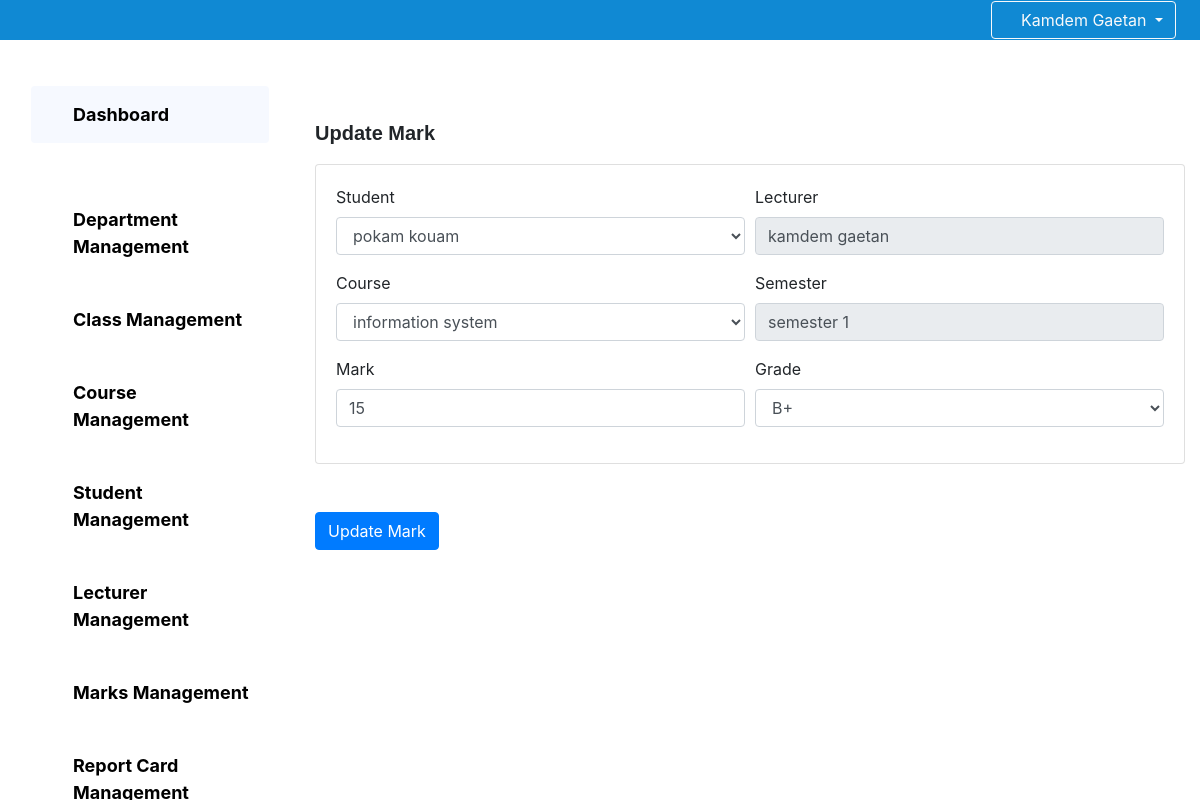
Before: /administration/marks/update/1/ (signed in) with the older database file.
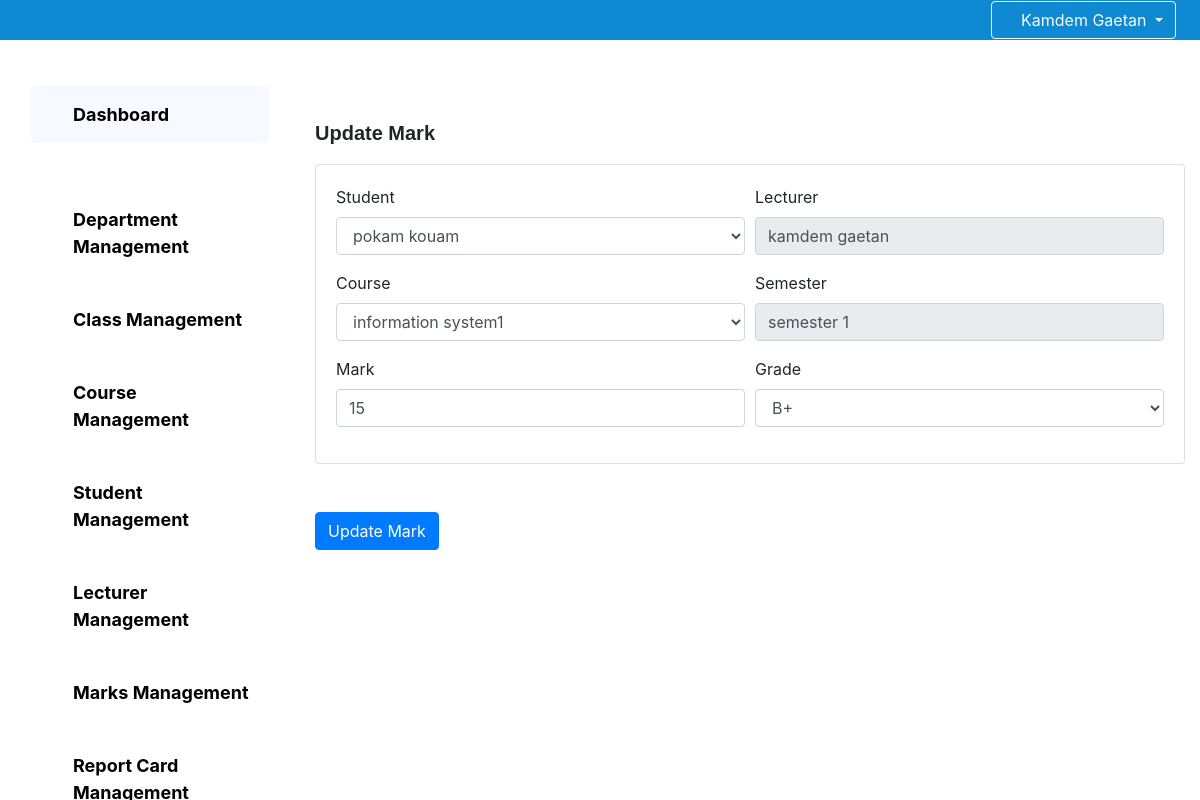
After: the same page with the newer database file.
### core/models.py (models this page shows, shortened)
class Mark(models.Model):
    Grade_A1="A+"
    Grade_A2="A"
    Grade_A3="A-"
    Grade_B1="B+"
    Grade_B2="B"
    Grade_B3="B-"
    Grade_C1="C+"
    Grade_C2="C"
    Grade_C3="C-"
    Grade_D="D"
    Grade_E="E"
    Grade_F="F"
    Grade=(
        (Grade_A1,"A+"),(Grade_A2,"A"),(Grade_A3,"A-"),
        (Grade_B1,"B+"),(Grade_B2,"B"),(Grade_B3,"B-"),
        (Grade_C1,"C+"),(Grade_C2,"C"),(Grade_C3,"C-"),
        (Grade_D,"D"),(Grade_E,"E"),(Grade_F,"F"),
    )
    creator=models.ForeignKey(Administrator,on_delete=models.CASCADE,null=True)
    student=models.ForeignKey(Student,on_delete=models.CASCADE)
    lecturer=models.ForeignKey(Lecturer,on_delete=models.CASCADE)
    course=models.ForeignKey(Course,on_delete=models.CASCADE)
    mark=models.IntegerField()
    grade=models.CharField(max_length=10,choices=Grade,default=Grade_A1)
    semester=models.CharField(max_length=25)
    creationdate=models.DateField(default=timezone.now)

class Course(models.Model):
    SEMESTER_1='semester 1'
    SEMESTER_2='semester 2'
    SEMESTER_3='semester 3'
    SEMESTER_4='semester 4'
    SEMESTER_5='semester 5'
    SEMESTER_6='semester 6'
    SEMESTER_7='semester 7'
    SEMESTER_8='semester 8'
    SEMESTER_9='semester 9'
    SEMESTER_10='semester 10'
    SEMESTER_11='semester 11'
    SEMESTER_12='semester 12'
    SEMESTER_13='semester 13'
    SEMESTER_14='semester 14'
    SEMESTER=(
        (SEMESTER_1,'semester 1'),(SEMESTER_2,'semester 2'),(SEMESTER_3,'semester 3'),(SEMESTER_4,'semester 4'),
        (SEMESTER_5,'semester 5'),(SEMESTER_6,'semester 6'),(SEMESTER_7,'semester 7'),(SEMESTER_8,'semester 8'),
        (SEMESTER_9,'semester 9'),(SEMESTER_10,'semester 10'),(SEMESTER_11,'semester 11'),(SEMESTER_12,'semester 12'),
        (SEMESTER_13,'semester 13'),(SEMESTER_14,'semester 14')
    )
    creator=models.ForeignKey(Administrator,on_delete=models.CASCADE)
    lecturer=models.ForeignKey(Lecturer,on_delete=models.CASCADE)
    classe=models.ForeignKey(Classe,on_delete=models.CASCADE)
    coursecode=models.CharField(max_length=10)
    coursetitle=models.CharField(max_length=255)
    credits=models.IntegerField()
    semester=models.CharField(max_length=25,choices=SEMESTER,default=SEMESTER_1)
    creationdate=models.DateField(default=timezone.now)

class Student(models.Model):
    creator=models.ForeignKey(Administrator,on_delete=models.DO_NOTHING)
    user=models.OneToOneField(User,on_delete=models.CASCADE)
    classe=models.ForeignKey(Classe,on_delete=models.CASCADE)
    firstname=models.CharField(max_length=255)
    lastname=models.CharField(max_length=255)
    usersname=models.CharField(max_length=255)
    email = models.EmailField(null=True)
    gender=models.CharField(max_length=10)
    dateofbirth=models.DateField()
    address=models.CharField(max_length=200,default='Bepanda')
    phonenumber=models.CharField(max_length=20,default='+237677285763')
    picture=models.ImageField(null=False,upload_to='students/',default='teacher.png')
    parentemail=models.EmailField()
    creationdate=models.DateField(default=timezone.now)

class Lecturer(models.Model):
    creator=models.ForeignKey(Administrator,on_delete=models.DO_NOTHING)
    user=models.OneToOneField(User,on_delete=models.CASCADE)
    usersname=models.CharField(max_length=255,null=True)
    department=models.ForeignKey(Department,on_delete=models.CASCADE)
    firstname=models.CharField(max_length=255)
    lastname=models.CharField(max_length=255)
    gender=models.CharField(max_length=1)
    dateofbirth=models.DateField()
    email=models.EmailField()
    creationdate=models.DateTimeField(auto_now=True)
    address=models.CharField(max_length=200,default='Logbaba')
    phonenumber=models.IntegerField(default=677285764)
    picture=models.ImageField(null=False,upload_to='lecturer_pictures',default='teacher.png')
    creationdate=models.DateField(default=timezone.now)

### core/Administration/views.py (the view, shortened to what this page needs)
# urls.py: path('marks/update/<id>/',views_administration.updatemark, name='updatemark'),
@login_required
def updatemark(request, id):
    mark = get_object_or_404(Mark, id=id)
    students = Student.objects.all()
    lecturers = Lecturer.objects.all()
    courses = Course.objects.all()
    grades = Mark.Grade
    return render(request, 'Administration/updatemark.html', {
        'mark': mark,
        'students': students,
        'lecturers': lecturers,
        'courses': courses,
        'grades': grades,
    })

### template/Administration/updatemark.html (shortened to what this page needs)
{% extends "Administration/base.html" %}
{% block dash %}
<form method="post" class="needs-validation" novalidate>
    <p class="mt-5" style="font-size: 20px; font-weight: bolder; font-family: Arial, Helvetica, sans-serif;">Update Mark</p>
    <div class="card bg-white mt-2 mb-5">
        <div class="card-body">
            <div class="form-row">
                <div class="col-md-6 mb-3">
                    <label for="student">Student</label>
                    <select class="form-control" name="student" id="student" required>
                        {% for student in students %}
                            <option value="{{ student.id }}" {% if student.id == mark.student.id %}selected{% endif %}>{{ student.firstname }} {{ student.lastname }}</option>
                        {% endfor %}
                    </select>
                </div>
                <div class="col-md-6 mb-3">
                    <label for="lecturer">Lecturer</label>
                    <input type="text" class="form-control" readonly placeholder="Lecturer Name" id="lecturer-name" value="{{ mark.lecturer.firstname }} {{ mark.lecturer.lastname }}">
                </div>
            </div>
            <div class="form-row">
                <div class="col-md-6 mb-3">
                    <label for="course">Course</label>
                    <select class="form-control" name="course" id="course" required>
                        {% for course in courses %}
                            <option value="{{ course.id }}" {% if course.id == mark.course.id %}selected{% endif %}>{{ course.coursetitle }}</option>
                        {% endfor %}
                    </select>
                </div>
                <div class="col-md-6 mb-3">
                    <label for="semester">Semester</label>
                    <input type="text" class="form-control" name="semester" id="semester" placeholder="Semester" readonly value="{{ mark.semester }}" required>
                </div>
            </div>
            <div class="form-row">
                <div class="col-md-6 mb-3">
                    <label for="mark">Mark</label>
                    <input type="number" class="form-control" name="mark" id="mark" placeholder="Enter Mark (e.g., 0 to 20)" min="0" max="20" required value="{{ mark.mark }}">
                </div>
                <div class="col-md-6 mb-3">
                    <label for="grade">Grade</label>
                    <select class="form-control" name="grade" id="grade" required>
                        {% for grade in grades %}
                            <option value="{{ grade.0 }}" {% if grade.0 == mark.grade %}selected{% endif %}>{{ grade.1 }}</option>
                        {% endfor %}
                    </select>
                </div>
            </div>
        </div>
    </div>
    <button type="submit" class="btn btn-primary">Update Mark</button>
</form>
{% endblock %}

Changed rows visible on the page:
changed through a linked row, Mark "semester 1": course "information system" → "information system1"
